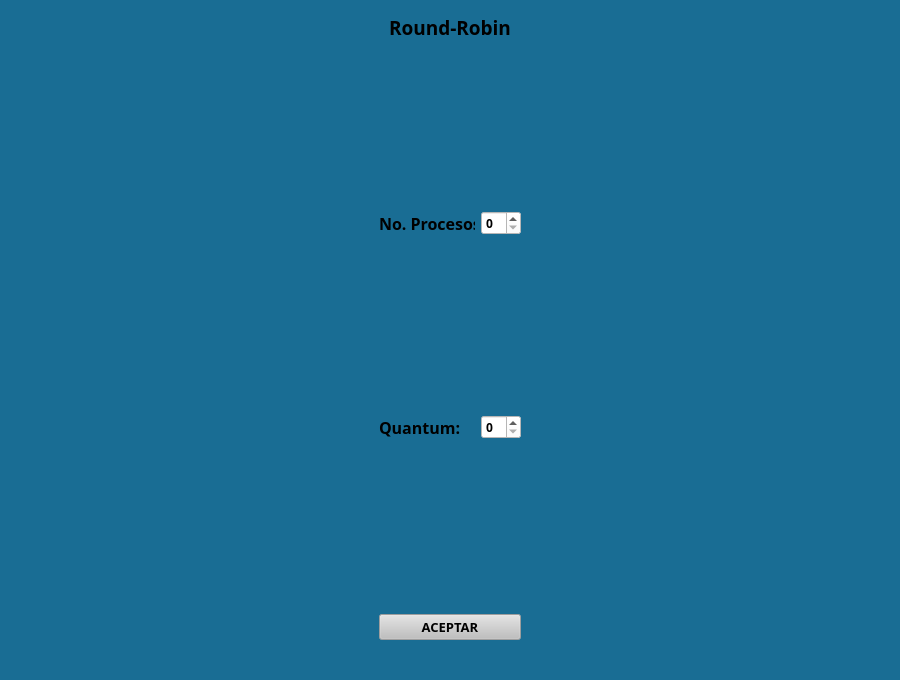
<?xml version="1.0" encoding="UTF-8"?>
<ui version="4.0">
 <class>MainWindow</class>
 <widget class="QMainWindow" name="MainWindow">
  <property name="geometry">
   <rect>
    <x>0</x>
    <y>0</y>
    <width>900</width>
    <height>680</height>
   </rect>
  </property>
  <property name="maximumSize">
   <size>
    <width>900</width>
    <height>680</height>
   </size>
  </property>
  <property name="font">
   <font>
    <family>Ubuntu Light</family>
    <pointsize>12</pointsize>
    <bold>false</bold>
   </font>
  </property>
  <property name="windowTitle">
   <string>MainWindow</string>
  </property>
  <property name="styleSheet">
   <string notr="true">color: rgb(255, 255, 255);
background-color: #196D94;</string>
  </property>
  <widget class="QWidget" name="centralwidget">
   <layout class="QGridLayout" name="gridLayout_4">
    <item row="0" column="0">
     <widget class="QStackedWidget" name="stackedWidget">
      <property name="enabled">
       <bool>true</bool>
      </property>
      <property name="font">
       <font>
        <family>Tw Cen MT</family>
        <pointsize>14</pointsize>
        <bold>true</bold>
       </font>
      </property>
      <property name="styleSheet">
       <string notr="true">color: rgb(0, 0, 0);</string>
      </property>
      <property name="currentIndex">
       <number>0</number>
      </property>
      <widget class="QWidget" name="capturaProcesos">
       <property name="font">
        <font>
         <family>Ubuntu Light</family>
         <pointsize>12</pointsize>
        </font>
       </property>
       <layout class="QGridLayout" name="gridLayout_3">
        <item row="1" column="0">
         <layout class="QGridLayout" name="gridLayout">
          <item row="1" column="1">
           <widget class="QSpinBox" name="processNumberSP">
            <property name="minimumSize">
             <size>
              <width>40</width>
              <height>24</height>
             </size>
            </property>
            <property name="maximumSize">
             <size>
              <width>40</width>
              <height>24</height>
             </size>
            </property>
            <property name="font">
             <font>
              <family>Segoe UI Black</family>
              <bold>true</bold>
             </font>
            </property>
            <property name="styleSheet">
             <string notr="true">background-color: rgb(255, 255, 255);
color: rgb(0, 0, 0);</string>
            </property>
           </widget>
          </item>
          <item row="2" column="1" rowspan="2">
           <spacer name="verticalSpacer_2">
            <property name="orientation">
             <enum>Qt::Vertical</enum>
            </property>
            <property name="sizeHint" stdset="0">
             <size>
              <width>20</width>
              <height>40</height>
             </size>
            </property>
           </spacer>
          </item>
          <item row="0" column="1">
           <spacer name="verticalSpacer_6">
            <property name="orientation">
             <enum>Qt::Vertical</enum>
            </property>
            <property name="sizeHint" stdset="0">
             <size>
              <width>20</width>
              <height>40</height>
             </size>
            </property>
           </spacer>
          </item>
          <item row="5" column="1">
           <spacer name="verticalSpacer_4">
            <property name="orientation">
             <enum>Qt::Vertical</enum>
            </property>
            <property name="sizeHint" stdset="0">
             <size>
              <width>20</width>
              <height>40</height>
             </size>
            </property>
           </spacer>
          </item>
          <item row="3" column="0">
           <spacer name="verticalSpacer">
            <property name="orientation">
             <enum>Qt::Vertical</enum>
            </property>
            <property name="sizeHint" stdset="0">
             <size>
              <width>20</width>
              <height>40</height>
             </size>
            </property>
           </spacer>
          </item>
          <item row="5" column="0">
           <spacer name="verticalSpacer_3">
            <property name="orientation">
             <enum>Qt::Vertical</enum>
            </property>
            <property name="sizeHint" stdset="0">
             <size>
              <width>20</width>
              <height>40</height>
             </size>
            </property>
           </spacer>
          </item>
          <item row="1" column="0">
           <widget class="QLabel" name="processAcountLB">
            <property name="minimumSize">
             <size>
              <width>96</width>
              <height>24</height>
             </size>
            </property>
            <property name="maximumSize">
             <size>
              <width>96</width>
              <height>24</height>
             </size>
            </property>
            <property name="font">
             <font>
              <family>Segoe UI Semibold</family>
              <pointsize>12</pointsize>
              <bold>true</bold>
             </font>
            </property>
            <property name="text">
             <string>No. Procesos:</string>
            </property>
           </widget>
          </item>
          <item row="4" column="1">
           <widget class="QSpinBox" name="quantumSP">
            <property name="minimumSize">
             <size>
              <width>40</width>
              <height>24</height>
             </size>
            </property>
            <property name="maximumSize">
             <size>
              <width>40</width>
              <height>24</height>
             </size>
            </property>
            <property name="font">
             <font>
              <family>Segoe UI Black</family>
              <bold>true</bold>
             </font>
            </property>
            <property name="styleSheet">
             <string notr="true">background-color: rgb(255, 255, 255);
color: rgb(0, 0, 0);</string>
            </property>
           </widget>
          </item>
          <item row="0" column="0">
           <spacer name="verticalSpacer_5">
            <property name="orientation">
             <enum>Qt::Vertical</enum>
            </property>
            <property name="sizeHint" stdset="0">
             <size>
              <width>20</width>
              <height>40</height>
             </size>
            </property>
           </spacer>
          </item>
          <item row="4" column="0">
           <widget class="QLabel" name="quantumLabel">
            <property name="minimumSize">
             <size>
              <width>96</width>
              <height>24</height>
             </size>
            </property>
            <property name="maximumSize">
             <size>
              <width>94</width>
              <height>26</height>
             </size>
            </property>
            <property name="font">
             <font>
              <family>Segoe UI Semibold</family>
              <pointsize>12</pointsize>
              <bold>true</bold>
             </font>
            </property>
            <property name="mouseTracking">
             <bool>false</bool>
            </property>
            <property name="text">
             <string>Quantum:</string>
            </property>
           </widget>
          </item>
          <item row="6" column="0" colspan="2">
           <widget class="QPushButton" name="processAcountPB">
            <property name="enabled">
             <bool>false</bool>
            </property>
            <property name="font">
             <font>
              <family>Segoe UI Black</family>
              <pointsize>10</pointsize>
              <bold>true</bold>
             </font>
            </property>
            <property name="styleSheet">
             <string notr="true">color: rgb(0, 0, 0);
background-color: rgb(191, 191, 191);</string>
            </property>
            <property name="text">
             <string>ACEPTAR</string>
            </property>
           </widget>
          </item>
         </layout>
        </item>
        <item row="0" column="0">
         <widget class="QLabel" name="programName">
          <property name="maximumSize">
           <size>
            <width>231</width>
            <height>18</height>
           </size>
          </property>
          <property name="font">
           <font>
            <family>Tw Cen MT</family>
            <pointsize>14</pointsize>
            <bold>true</bold>
           </font>
          </property>
          <property name="text">
           <string>Round-Robin</string>
          </property>
          <property name="alignment">
           <set>Qt::AlignCenter</set>
          </property>
         </widget>
        </item>
       </layout>
      </widget>
      <widget class="QWidget" name="mostrarProcesos">
       <property name="maximumSize">
        <size>
         <width>1270</width>
         <height>720</height>
        </size>
       </property>
       <layout class="QGridLayout" name="gridLayout_8">
        <item row="2" column="1">
         <widget class="QGroupBox" name="blockGB">
          <property name="minimumSize">
           <size>
            <width>250</width>
            <height>160</height>
           </size>
          </property>
          <property name="maximumSize">
           <size>
            <width>250</width>
            <height>160</height>
           </size>
          </property>
          <property name="font">
           <font>
            <family>Agency FB</family>
            <pointsize>17</pointsize>
            <italic>false</italic>
            <bold>true</bold>
           </font>
          </property>
          <property name="title">
           <string>Bloqueados</string>
          </property>
          <property name="alignment">
           <set>Qt::AlignCenter</set>
          </property>
          <layout class="QGridLayout" name="gridLayout_2">
           <item row="0" column="0">
            <widget class="QTableWidget" name="blockTB">
             <property name="styleSheet">
              <string notr="true">background-color: white;
color: black;</string>
             </property>
             <property name="editTriggers">
              <set>QAbstractItemView::NoEditTriggers</set>
             </property>
             <attribute name="horizontalHeaderStretchLastSection">
              <bool>true</bool>
             </attribute>
             <attribute name="verticalHeaderVisible">
              <bool>false</bool>
             </attribute>
             <column>
              <property name="text">
               <string>ID</string>
              </property>
             </column>
             <column>
              <property name="text">
               <string>TTB</string>
              </property>
             </column>
            </widget>
           </item>
          </layout>
         </widget>
        </item>
        <item row="1" column="1">
         <widget class="QGroupBox" name="processRuningGB">
          <property name="maximumSize">
           <size>
            <width>250</width>
            <height>261</height>
           </size>
          </property>
          <property name="font">
           <font>
            <family>Agency FB</family>
            <pointsize>17</pointsize>
            <bold>true</bold>
           </font>
          </property>
          <property name="title">
           <string>Proceso en ejecución</string>
          </property>
          <property name="alignment">
           <set>Qt::AlignCenter</set>
          </property>
          <layout class="QGridLayout" name="gridLayout_6">
           <item row="0" column="0">
            <widget class="QTableWidget" name="processRuningTB">
             <property name="styleSheet">
              <string notr="true">background-color: white;
color: black;
</string>
             </property>
             <property name="editTriggers">
              <set>QAbstractItemView::NoEditTriggers</set>
             </property>
             <attribute name="horizontalHeaderVisible">
              <bool>false</bool>
             </attribute>
             <attribute name="horizontalHeaderCascadingSectionResizes">
              <bool>false</bool>
             </attribute>
             <attribute name="horizontalHeaderStretchLastSection">
              <bool>true</bool>
             </attribute>
             <attribute name="verticalHeaderCascadingSectionResizes">
              <bool>false</bool>
             </attribute>
             <attribute name="verticalHeaderDefaultSectionSize">
              <number>36</number>
             </attribute>
             <attribute name="verticalHeaderStretchLastSection">
              <bool>false</bool>
             </attribute>
             <row>
              <property name="text">
               <string>ID</string>
              </property>
             </row>
             <row>
              <property name="text">
               <string>OPE</string>
              </property>
             </row>
             <row>
              <property name="text">
               <string>TME</string>
              </property>
             </row>
             <row>
              <property name="text">
               <string>TT</string>
              </property>
             </row>
             <row>
              <property name="text">
               <string>TR</string>
              </property>
             </row>
             <row>
              <property name="text">
               <string>QUANTUM</string>
              </property>
             </row>
             <column>
              <property name="text">
               <string>New Column</string>
              </property>
             </column>
            </widget>
           </item>
          </layout>
         </widget>
        </item>
        <item row="1" column="0" rowspan="2">
         <widget class="QGroupBox" name="readyProcessGB">
          <property name="maximumSize">
           <size>
            <width>255</width>
            <height>430</height>
           </size>
          </property>
          <property name="font">
           <font>
            <family>Agency FB</family>
            <pointsize>17</pointsize>
            <bold>true</bold>
           </font>
          </property>
          <property name="title">
           <string>Listos</string>
          </property>
          <property name="alignment">
           <set>Qt::AlignCenter</set>
          </property>
          <layout class="QGridLayout" name="gridLayout_5">
           <item row="0" column="0">
            <widget class="QTableWidget" name="readyProcessesTB">
             <property name="styleSheet">
              <string notr="true">background-color: white;
color: black;</string>
             </property>
             <property name="editTriggers">
              <set>QAbstractItemView::NoEditTriggers</set>
             </property>
             <attribute name="horizontalHeaderCascadingSectionResizes">
              <bool>false</bool>
             </attribute>
             <attribute name="horizontalHeaderMinimumSectionSize">
              <number>32</number>
             </attribute>
             <attribute name="horizontalHeaderDefaultSectionSize">
              <number>70</number>
             </attribute>
             <attribute name="horizontalHeaderStretchLastSection">
              <bool>true</bool>
             </attribute>
             <attribute name="verticalHeaderVisible">
              <bool>false</bool>
             </attribute>
             <column>
              <property name="text">
               <string>ID</string>
              </property>
             </column>
             <column>
              <property name="text">
               <string>TME</string>
              </property>
             </column>
             <column>
              <property name="text">
               <string>TT</string>
              </property>
             </column>
            </widget>
           </item>
          </layout>
         </widget>
        </item>
        <item row="0" column="0">
         <layout class="QHBoxLayout" name="horizontalLayout_4">
          <item>
           <widget class="QLabel" name="newProcessesLB">
            <property name="maximumSize">
             <size>
              <width>169</width>
              <height>23</height>
             </size>
            </property>
            <property name="font">
             <font>
              <family>Agency FB</family>
              <pointsize>20</pointsize>
              <bold>true</bold>
             </font>
            </property>
            <property name="text">
             <string>NUEVO</string>
            </property>
           </widget>
          </item>
          <item>
           <widget class="QLCDNumber" name="newProcessesLCD">
            <property name="maximumSize">
             <size>
              <width>64</width>
              <height>23</height>
             </size>
            </property>
           </widget>
          </item>
         </layout>
        </item>
        <item row="1" column="2" rowspan="2">
         <widget class="QGroupBox" name="finishedGB">
          <property name="maximumSize">
           <size>
            <width>430</width>
            <height>16777215</height>
           </size>
          </property>
          <property name="font">
           <font>
            <family>Agency FB</family>
            <pointsize>17</pointsize>
            <bold>true</bold>
           </font>
          </property>
          <property name="title">
           <string>Terminados</string>
          </property>
          <property name="alignment">
           <set>Qt::AlignCenter</set>
          </property>
          <layout class="QGridLayout" name="gridLayout_7">
           <item row="0" column="0">
            <widget class="QTableWidget" name="finishedTB">
             <property name="styleSheet">
              <string notr="true">background-color: white;
color: black;</string>
             </property>
             <property name="editTriggers">
              <set>QAbstractItemView::NoEditTriggers</set>
             </property>
             <attribute name="verticalHeaderVisible">
              <bool>false</bool>
             </attribute>
             <column>
              <property name="text">
               <string>ID</string>
              </property>
             </column>
             <column>
              <property name="text">
               <string>Operacion</string>
              </property>
             </column>
             <column>
              <property name="text">
               <string>Resultado</string>
              </property>
             </column>
            </widget>
           </item>
          </layout>
         </widget>
        </item>
        <item row="3" column="0">
         <layout class="QHBoxLayout" name="horizontalLayout_3">
          <item>
           <widget class="QLabel" name="globalCountLB">
            <property name="font">
             <font>
              <family>Agency FB</family>
              <pointsize>20</pointsize>
              <bold>true</bold>
             </font>
            </property>
            <property name="text">
             <string>RELOJ</string>
            </property>
           </widget>
          </item>
          <item>
           <widget class="QLCDNumber" name="globalCountLCD"/>
          </item>
         </layout>
        </item>
        <item row="3" column="1">
         <widget class="QPushButton" name="startRunPB">
          <property name="font">
           <font>
            <family>Agency FB</family>
            <pointsize>18</pointsize>
            <bold>true</bold>
           </font>
          </property>
          <property name="styleSheet">
           <string notr="true">color: black;
background-color: white;</string>
          </property>
          <property name="text">
           <string>Comenzar</string>
          </property>
         </widget>
        </item>
        <item row="0" column="1" colspan="2">
         <widget class="QLabel" name="titleLB">
          <property name="font">
           <font>
            <family>Verdana</family>
            <pointsize>15</pointsize>
            <bold>true</bold>
           </font>
          </property>
          <property name="text">
           <string>ALGORITMO DE PLANIFICACION RR (ROUND-ROBIN)</string>
          </property>
          <property name="alignment">
           <set>Qt::AlignCenter</set>
          </property>
         </widget>
        </item>
       </layout>
      </widget>
      <widget class="QWidget" name="mostrarTiempos">
       <layout class="QGridLayout" name="gridLayout_10">
        <item row="0" column="0">
         <widget class="QGroupBox" name="timesProcessesGB">
          <property name="font">
           <font>
            <family>Agency FB</family>
            <pointsize>20</pointsize>
            <bold>true</bold>
           </font>
          </property>
          <property name="title">
           <string>TIEMPOS DE LOS PROCESOS</string>
          </property>
          <property name="alignment">
           <set>Qt::AlignCenter</set>
          </property>
          <layout class="QGridLayout" name="gridLayout_9">
           <item row="0" column="0">
            <widget class="QTableWidget" name="timesProcessesTB">
             <property name="font">
              <font>
               <family>Ubuntu</family>
               <pointsize>10</pointsize>
               <bold>true</bold>
              </font>
             </property>
             <property name="focusPolicy">
              <enum>Qt::NoFocus</enum>
             </property>
             <property name="styleSheet">
              <string notr="true">background-color: white;
color: black;
alternate-background-color: #606060;
selection-background-color:#282828;
</string>
             </property>
             <property name="editTriggers">
              <set>QAbstractItemView::NoEditTriggers</set>
             </property>
             <column>
              <property name="text">
               <string>ID</string>
              </property>
             </column>
             <column>
              <property name="text">
               <string>Operacion</string>
              </property>
             </column>
             <column>
              <property name="text">
               <string>Resultado</string>
              </property>
             </column>
             <column>
              <property name="text">
               <string>T. Estimado</string>
              </property>
             </column>
             <column>
              <property name="text">
               <string>T. Llegada</string>
              </property>
             </column>
             <column>
              <property name="text">
               <string>T. Finalizacion</string>
              </property>
             </column>
             <column>
              <property name="text">
               <string>T. Retorno</string>
              </property>
             </column>
             <column>
              <property name="text">
               <string>T. Respuesta</string>
              </property>
             </column>
             <column>
              <property name="text">
               <string>T. Espera</string>
              </property>
             </column>
             <column>
              <property name="text">
               <string>T. Servicio</string>
              </property>
             </column>
             <column>
              <property name="text">
               <string>Estado</string>
              </property>
             </column>
            </widget>
           </item>
          </layout>
         </widget>
        </item>
       </layout>
      </widget>
     </widget>
    </item>
   </layout>
  </widget>
  <widget class="QMenuBar" name="menubar">
   <property name="geometry">
    <rect>
     <x>0</x>
     <y>0</y>
     <width>900</width>
     <height>22</height>
    </rect>
   </property>
  </widget>
  <widget class="QStatusBar" name="statusbar"/>
 </widget>
 <resources/>
 <connections/>
</ui>
